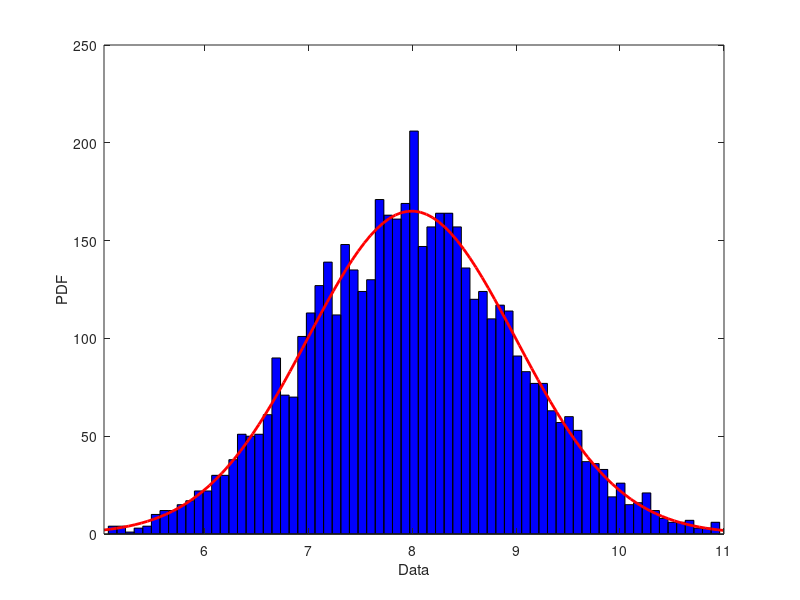

Reproduce this figure in MATLAB. (Note: this script raises an error after producing the figure.)
%%
clc
clear all
close all
%%
L=5000; %number of samples assaigned
mu=2;
sigma = 1; %standard deviation of smaples
X=sigma+randn(L,1)+mu; %mu= mean value
normalpd = fitdist(X,"Normal")
plot(normalpd)
hold on
mu=4;
X=sigma+randn(L,1)+mu; %mu= mean value
normalpd = fitdist(X,"Normal")
plot(normalpd)
mu=2;
sigma = 2;
X=sigma+randn(L,1)+mu; %mu= mean value
normalpd = fitdist(X,"Normal")
plot(normalpd)
mu=4;
sigma = 4;
X=sigma+randn(L,1)+mu; %mu= mean value
normalpd = fitdist(X,"Normal")
plot(normalpd)
legend({"mu=2, sigma = 1  ","mu=2, sigma = 1  ", ...
    "mu=4, sigma = 1  ", "mu=4, sigma = 1  ", ...
    "mu=2, sigma = 2  ", "mu=2, sigma = 2  ",...
    "mu=4, sigma = 4  ", "mu=4, sigma = 4  "},...
    'Location','northwest','NumColumns',4,FontSize=24)
xlabel("Sample [N]", FontSize=24)
ylabel("Value", FontSize=24)
axis padded
